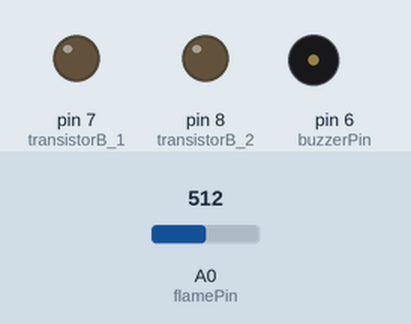
This sketch was run on a simulated Arduino Uno, built with avr-gcc and run on an emulated ATmega328P. Parts: output pins drawn as LEDs (lit = HIGH), buzzer (waves = sounding, pin HIGH). Inputs (shaded band) come from the test bench; at power-on: A0 (flamePin) = 512.

Above: at 1.2 s.
1.3 s: A0 (flamePin) set to 166
2.8 s: A0 (flamePin) set to 135
At 3.5 s:
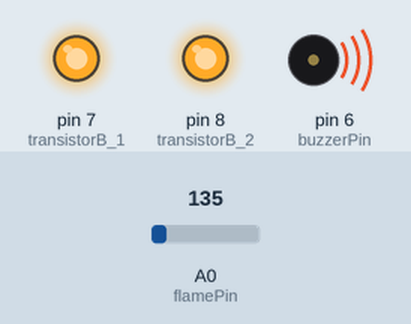
4.3 s: A0 (flamePin) set to 160
At 4.8 s:
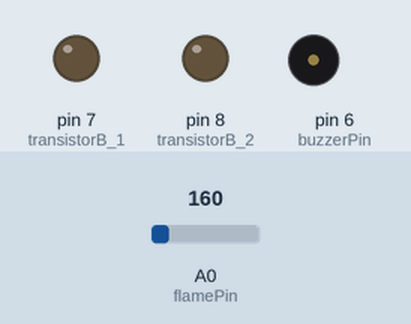
5.8 s: A0 (flamePin) set to 140
At 7.2 s:
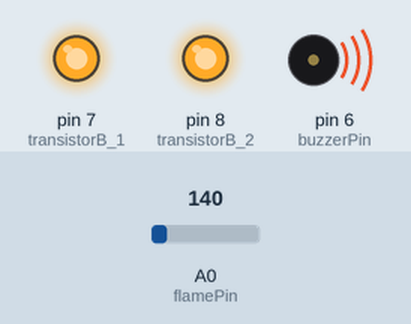
Timing chart, 0 to 8.3 s (numbered marks = the images above; inputs shaded):
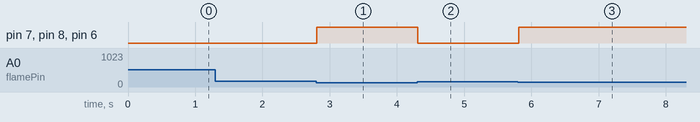

The sketch:

Flame_Sensor.ino
```cpp
#define flamePin A0 // flame sensor
#define buzzerPin 6 //Buzzer
#define transistorB_1 7 //left ear led strip
#define transistorB_2 8 //right ear led strip


int val;// define numeric variables val
float sensor; //read analoog value

// here i set up the tones, you can change them @ void loop.


void setup()
{
  Serial.begin(9600);


  pinMode(flamePin, INPUT);
  pinMode(transistorB_1, OUTPUT);
  pinMode(transistorB_2, OUTPUT);
  pinMode(buzzerPin, OUTPUT);
  digitalWrite(buzzerPin, LOW);

  //Part of buzzer tones

  for (int i = 0; i < buzzerPin; i++)
  {

  }
}

void loop()
{
  // read the sensor
  analogRead(flamePin);


  val = analogRead(flamePin);

  if (val <= 150) //when the flame sensor detects a signal

  {

    digitalWrite(transistorB_1, HIGH);
    digitalWrite(transistorB_2, HIGH);
    digitalWrite(buzzerPin, HIGH);
    delay(100);
  }

  else

  {
    digitalWrite(transistorB_1, LOW);
    digitalWrite(transistorB_2, LOW);
    digitalWrite(buzzerPin, LOW);
    delay(100);
  }

}
```

Measured:
- the behaviour switches between 151 and 150 on A0 (flamePin) (found by bisection; images 0 and 1)
- after the input at 1.3 s, every drawn part: stays the same
- after the input at 2.8 s, pin 7 (transistorB_1), pin 8 (transistorB_2), pin 6 (buzzerPin): LOW → HIGH at once
- after the input at 4.3 s, pin 7 (transistorB_1), pin 8 (transistorB_2), pin 6 (buzzerPin): HIGH → LOW at once
- after the input at 5.8 s, pin 7 (transistorB_1), pin 8 (transistorB_2), pin 6 (buzzerPin): LOW → HIGH at once
